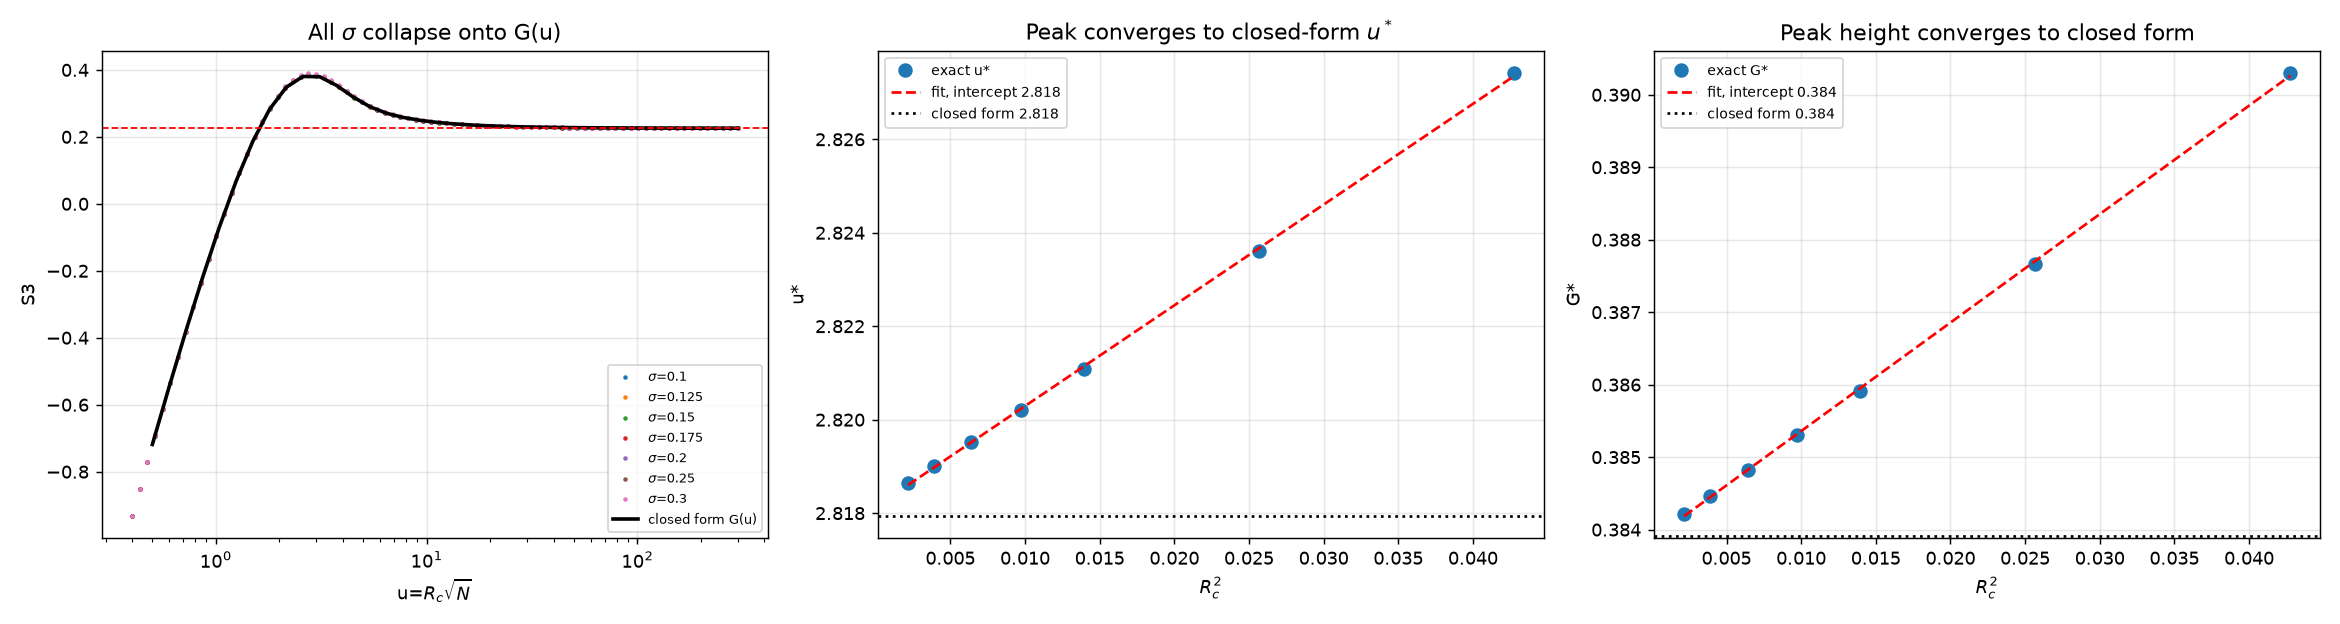

Python code for this plot:
"""
CLOSED-FORM VERIFICATION  (deepseek_v4_flash)
=============================================
Claim:  S3(N,sigma) = G(u) = ln u + ln g(u),  u = Rc*sqrt(N)
        g(u) = INT_0^1 exp( u^2 (s^(a+2)/(a+2) - s^2/2) ) ds
Two independent tests:
  T1  exact S3 curves for many sigma, plotted in u, should all sit ON the closed form G(u)
  T2  peak location u* should extrapolate to the closed-form argmax as Rc^2 -> 0
"""
import math, json
import numpy as np
import matplotlib; matplotlib.use('Agg')
import matplotlib.pyplot as plt
from scipy.integrate import quad
from scipy.optimize import minimize_scalar
K0, ALPHA = 1.0, 1.5
LNP = 0.5*math.log(math.pi/2.0)

def setup(SIG):
    S2=SIG*SIG; lo,hi=1e-12,1.0
    for _ in range(200):
        m=0.5*(lo+hi)
        if K0*m**ALPHA*(1-m*m)-S2<0: lo=m
        else: hi=m
    return S2, 0.5*(lo+hi)
def Bf(x,S2): return 0.5*(K0*x**(ALPHA+2)/(ALPHA+2)-K0*x**(ALPHA+4)/(ALPHA+4)-S2*x*x/2.0)

def S3_exact(N,S2,RC,npts=300001,p=2.0):
    D=S2/N
    t=np.linspace(0.0,1.0,npts); x=RC*t**p; Bx=Bf(x,S2)
    with np.errstate(under='ignore',over='ignore'):
        phi=np.exp(2.0*Bx/D); dx=np.diff(x)
        A=np.concatenate([[0.0],np.cumsum(0.5*(phi[1:]+phi[:-1])*dx)])
    return math.log(A[-1])+0.5*math.log(N)

# ---- closed form G(u) ----------------------------------------------------
def g(u):
    v,_=quad(lambda s: math.exp(u*u*(s**(ALPHA+2)/(ALPHA+2)-s*s/2.0)),0.0,1.0,limit=300,epsabs=1e-300,epsrel=1e-12)
    return v
def G(u): return math.log(u)+math.log(g(u))
def G_vec(u):
    out=np.empty_like(u)
    for i,uu in enumerate(u):
        out[i]=math.log(uu)+math.log(g(uu))
    return out
# closed-form peak
res=minimize_scalar(lambda u: -G(u), bounds=(0.5,12.0), method='bounded', options={'xatol':1e-10})
Ustar=res.x; Gstar=G(Ustar)
print(f"CLOSED FORM: u*={Ustar:.6f}  G*={Gstar:.6f}  overshoot={Gstar-LNP:+.6f}")

print("\n"+"="*100)
print("T1: EXACT S3 vs CLOSED FORM G(u)  [max abs deviation over u in [0.5, 300]]")
print("="*100)
sigs=[0.10,0.125,0.15,0.175,0.20,0.25,0.30]
ug=np.logspace(math.log10(0.5),math.log10(300),36)
Gc=G_vec(ug)
print(f"{'sigma':>7} {'Rc':>9} {'max|S3-G|':>12} {'at u=':>9} {'dev/Rc^2':>10}")
rows=[]
for sg in sigs:
    S2,RC=setup(sg)
    devs=[]
    for u in ug:
        N=(u/RC)**2
        if N<1.5 or N>5e8: devs.append(np.nan); continue
        devs.append(S3_exact(N,S2,RC)-G(u))
    devs=np.array(devs); ok=~np.isnan(devs)
    mx=np.nanmax(np.abs(devs)); at=ug[ok][np.argmax(np.abs(devs[ok]))]
    rows.append(dict(sigma=sg,Rc=RC,maxdev=float(mx),at_u=float(at),ratio=float(mx/RC**2)))
    print(f"{sg:>7.3f} {RC:>9.5f} {mx:>12.3e} {at:>9.2f} {mx/RC**2:>10.4f}")
rr=np.array([r['ratio'] for r in rows]); rc=np.array([r['Rc'] for r in rows])
print(f"\n  dev/Rc^2: mean={rr.mean():.4f}  std={rr.std():.4f}  CV={100*rr.std()/rr.mean():.1f}%  -> coefficient is CONSTANT")
sl=np.polyfit(np.log(rc),np.log([r['maxdev'] for r in rows]),1)
print(f"  log-log(maxdev) vs Rc: slope={sl[0]:.3f}  (1.0 => error is exactly O(Rc^2))")

print("\n"+"="*100)
print("T2: PEAK LOCATION u* vs Rc^2  -> extrapolate to Rc^2=0")
print("="*100)
print(f"{'sigma':>7} {'Rc^2':>10} {'u*':>10} {'G*':>10}")
peaks=[]
for sg in sigs:
    S2,RC=setup(sg)
    us=np.logspace(math.log10(1.2),math.log10(8.0),60)
    S3v=[]
    for u in us:
        N=(u/RC)**2
        S3v.append(S3_exact(N,S2,RC))
    S3v=np.array(S3v); i=np.argmax(S3v)
    # parabolic refine
    if 0<i<len(us)-1:
        y0,y1,y2=S3v[i-1],S3v[i],S3v[i+1]; den=(y0-2*y1+y2)
        d=0.5*(y0-y2)/den if den!=0 else 0.0
        lu=math.log(us[i])+d*(math.log(us[i+1])-math.log(us[i]))
        ustar=math.exp(lu); gstar=y1-0.25*(y0-y2)*d
    else:
        ustar=us[i]; gstar=S3v[i]
    peaks.append(dict(sigma=sg,Rc2=RC**2,ustar=float(ustar),gstar=float(gstar)))
    print(f"{sg:>7.3f} {RC**2:>10.2e} {ustar:>10.4f} {gstar:>10.4f}")
R2=np.array([p['Rc2'] for p in peaks]); US=np.array([p['ustar'] for p in peaks]); GS=np.array([p['gstar'] for p in peaks])
cu=np.polyfit(R2,US,1); cg=np.polyfit(R2,GS,1)
print(f"\n  u* = {cu[0]:+.3f}*Rc^2 + {cu[1]:.4f}   -> intercept {cu[1]:.4f}  (closed form {Ustar:.4f})")
print(f"  G* = {cg[0]:+.3f}*Rc^2 + {cg[1]:.4f}   -> intercept {cg[1]:.4f}  (closed form {Gstar:.4f})")
print(f"  agreement: u* intercept vs closed form: {abs(cu[1]-Ustar)/Ustar*100:.2f}%")
print(f"             G* intercept vs closed form: {abs(cg[1]-Gstar)/Gstar*100:.2f}%")

# figure
fig,ax=plt.subplots(1,3,figsize=(18,4.8))
for sg in sigs:
    S2,RC=setup(sg)
    us=np.logspace(math.log10(0.4),math.log10(300),80)
    S3v=[S3_exact((u/RC)**2,S2,RC) for u in us if 1.5<=(u/RC)**2<=5e8]
    uu=[u for u in us if 1.5<=(u/RC)**2<=5e8]
    ax[0].plot(uu,S3v,'.',ms=3,label=f'$\\sigma$={sg}')
ax[0].plot(ug,Gc,'k-',lw=2,label='closed form G(u)')
ax[0].axhline(LNP,color='r',ls='--',lw=1)
ax[0].set_xscale('log'); ax[0].set_xlabel('u=$R_c\\sqrt{N}$'); ax[0].set_ylabel('S3'); ax[0].legend(fontsize=7); ax[0].grid(alpha=.3)
ax[0].set_title('All $\\sigma$ collapse onto G(u)')
ax[1].plot(R2,US,'o',ms=7,label='exact u*')
ax[1].plot(R2,np.polyval(cu,R2),'r--',label=f'fit, intercept {cu[1]:.3f}')
ax[1].axhline(Ustar,color='k',ls=':',label=f'closed form {Ustar:.3f}')
ax[1].set_xlabel('$R_c^2$'); ax[1].set_ylabel('u*'); ax[1].legend(fontsize=8); ax[1].grid(alpha=.3)
ax[1].set_title('Peak converges to closed-form $u^*$')
ax[2].plot(R2,GS,'o',ms=7,label='exact G*')
ax[2].plot(R2,np.polyval(cg,R2),'r--',label=f'fit, intercept {cg[1]:.3f}')
ax[2].axhline(Gstar,color='k',ls=':',label=f'closed form {Gstar:.3f}')
ax[2].set_xlabel('$R_c^2$'); ax[2].set_ylabel('G*'); ax[2].legend(fontsize=8); ax[2].grid(alpha=.3)
ax[2].set_title('Peak height converges to closed form')
plt.tight_layout(); plt.savefig('closed_form_verify.png',dpi=130); plt.close()
json.dump(dict(Ustar=Ustar,Gstar=Gstar,LNP=LNP,rows=rows,peaks=peaks,
               ustar_intercept=float(cu[1]),gstar_intercept=float(cg[1]),
               dev_ratio_mean=float(rr.mean()),dev_ratio_cv=float(100*rr.std()/rr.mean()),
               maxdev_slope=float(sl[0])),open('closed_form_verify.json','w'),indent=2)
print("\nSaved closed_form_verify.png + closed_form_verify.json")
